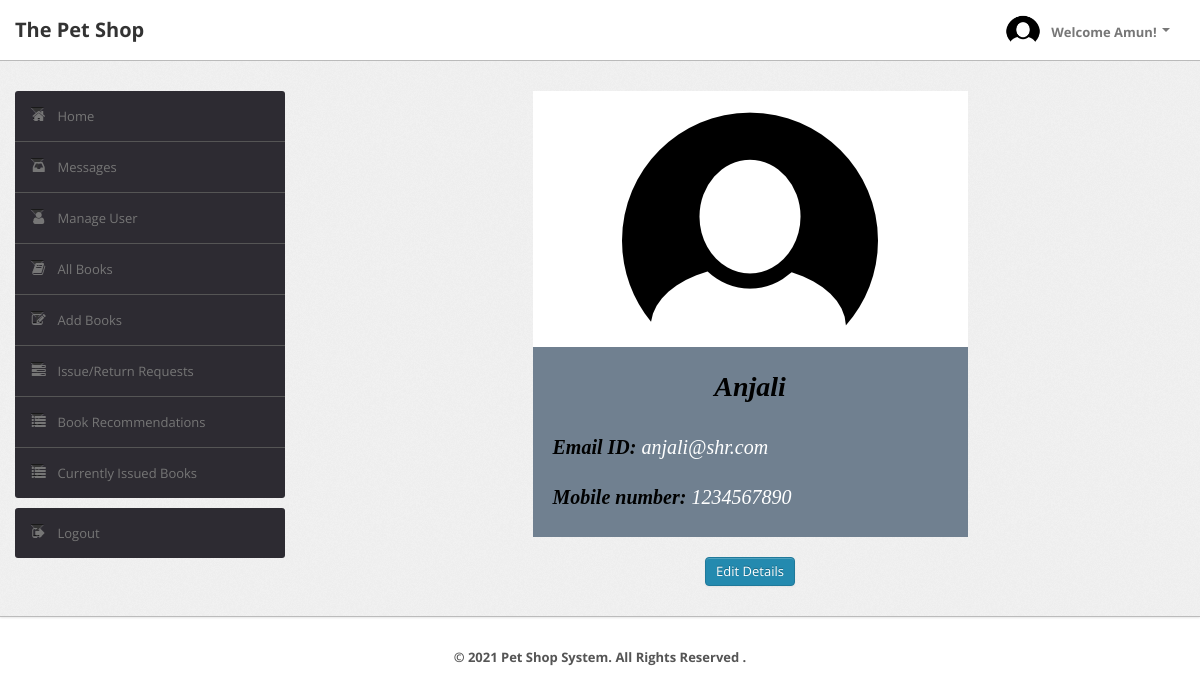
/admin/index.php?aid=u1 (signed in), run on the app's committed database.
### tables this page shows
CREATE TABLE `user` (`UserId` varchar(50) NOT NULL, `Name` varchar(50) DEFAULT NULL, `Type` varchar(50) DEFAULT NULL, `EmailId` varchar(50) DEFAULT NULL, `MobNo` bigint(11) DEFAULT NULL, `Password` varchar(50) DEFAULT NULL, PRIMARY KEY (`UserId`), UNIQUE KEY `EmailId` (`EmailId`));

### admin/index.php (the view, shortened to what this page needs)
<?php
    require('dbconn.php');
?>
<?php
    if ($_SESSION['UserId']) {
        $userId=$_GET['aid'];
        $sql="SELECT Name from LMS.user WHERE UserId='$userId'";
        $result=mysqli_query($conn, $sql);
        $row=mysqli_fetch_row($result);
?>
<!DOCTYPE html>
<html lang="en">
    <head>
        <link type="text/css" href="bootstrap/css/bootstrap.min.css" rel="stylesheet">
        <link type="text/css" href="bootstrap/css/bootstrap-responsive.min.css" rel="stylesheet">
        <link type="text/css" href="css/theme.css" rel="stylesheet">
        <link type="text/css" href="images/icons/css/font-awesome.css" rel="stylesheet">
    </head>
    <body>
        <div class="navbar navbar-fixed-top">
            <div class="navbar-inner">
                <div class="container">
                        <a class="brand" href="index.php">The Pet Shop </a>
                    <div class="nav-collapse collapse navbar-inverse-collapse">
                        <ul class="nav pull-right">
                            <li class="nav-user dropdown"><a href="#" class="dropdown-toggle" data-toggle="dropdown">
                                <img src="images/profile.png" class="nav-avatar" />&nbsp; Welcome <?=$row[0];?>!
                                <b class="caret"></b></a>
                            </li>
                        </ul>
                    </div>
                </div>
            </div>
        </div>
        <div class="wrapper">
            <div class="container">
                <div class="row">
                    <div class="span3">
                        <div class="sidebar">
                            <ul class="widget widget-menu unstyled">
                                <li class="active"><a href="index.php?aid=<?=$userId?>"><i class="menu-icon icon-home"></i>Home
                                </a></li>
                                <li><a href="message.php?aid=<?=$userId?>"><i class="menu-icon icon-inbox"></i>Messages</a>
                                </li>
                                <li><a href="user.php?aid=<?=$userId?>"><i class="menu-icon icon-user"></i>Manage User </a>
                                </li>
                                <li><a href="book.php?aid=<?=$userId?>"><i class="menu-icon icon-book"></i>All Books </a></li>
                                <li><a href="addbook.php?aid=<?=$userId?>"><i class="menu-icon icon-edit"></i>Add Books </a></li>
                                <li><a href="requests.php?aid=<?=$userId?>"><i class="menu-icon icon-tasks"></i>Issue/Return Requests </a></li>
                                <li><a href="recommendations.php?aid=<?=$userId?>"><i class="menu-icon icon-list"></i>Book Recommendations </a></li>
                                <li><a href="current.php?aid=<?=$userId?>"><i class="menu-icon icon-list"></i>Currently Issued Books </a></li>
                            </ul>
                            <ul class="widget widget-menu unstyled">
                                <li><a href="logout.php"><i class="menu-icon icon-signout"></i>Logout </a></li>
                            </ul>
                        </div>
                    </div>
                    <div class="span9">
                        <center>
                            <div class="card" style="width: 50%;">
                                <img class="card-img-top" src="images/profile2.png" alt="Card image cap">
                                <div class="card-body">
                                <?php
                                $userId = $_SESSION['UserId'];
                                $sql="select * from LMS.user where UserId='$userId'";
                                $result=$conn->query($sql);
                                $row=$result->fetch_assoc();
                                $name=$row['Name'];
                                $email=$row['EmailId'];
                                $mobno=$row['MobNo'];
                                ?>
                                    <i>
                                    <h1 class="card-title"><center><?php echo $name ?></center></h1>
                                    <br>
                                    <p><b>Email ID: </b><?php echo $email ?></p>
                                    <br>
                                    <p><b>Mobile number: </b><?php echo $mobno ?></p>
                                </i>
                                </div>
                            </div>
                        <br>
                        <a href="profile.php?aid=<?=$userId?>" class="btn btn-primary">Edit Details</a>
                        </center>
                    </div>
                </div>
            </div>
        </div>
<div class="footer">
            <div class="container">
                <center><b class="copyright">&copy;  2021 Pet Shop System. All Rights Reserved .</center>
            </div>
        </div>
    </body>
</html>
<?php
    }
    else {
        echo "<script type='text/javascript'>alert('Access Denied!!!')</script>";
    }
?>

### admin/css/theme.css (style rules this page uses)
body { font-size: 13px; font-family: 'Open Sans', Arial, sans-serif; background: #fff; color: #777 }
h1, h2, h3, h4, h5, h6 { color: #333; margin-top: 0 }
h1 { font-size: 28px }
strong, b { color: #555 }
.wrapper { background: url(../images/bg.png) #eee; border-bottom: 1px solid #bbb; -webkit-box-shadow: 0 1px 2px rgba(0,0,0,0.1); -moz-box-shadow: 0 1px 2px rgba(0,0,0,0.1); box-shadow: 0 1px 2px rgba(0,0,0,0.1); padding: 30px 0 }
.footer { color: #999; padding: 30px 0 60px }
body [class^="icon-"], body [class*=" icon-"] { font-size: 14px; line-height: 20px; height: 20px }
.navbar { position: static!important; margin: 0!important }
.navbar .navbar-inner { background: #fff; border-bottom: 1px solid #bbb; -webkit-box-shadow: 0 1px 2px rgba(0,0,0,0.15); -moz-box-shadow: 0 1px 2px rgba(0,0,0,0.15); box-shadow: 0 1px 2px rgba(0,0,0,0.15) }
.navbar .brand { color: #333; font-weight: bold; font-size: 20px; margin-right: 20px; padding: 20px }
.navbar .nav>li>a { padding: 20px 15px; font-weight: bold; color: #777 }
.nav-user>a { height: 20px }
.nav-avatar { width: 34px; height: 34px; margin: -7px 5px 0 0; -webkit-border-radius: 50%; -moz-border-radius: 50%; border-radius: 50% }
.btn, .btn-box { -webkit-border-radius: 3px; -moz-border-radius: 3px; border-radius: 3px }
.btn { font-size: 13px; font-weight: 600 }
.btn { display: inline-block; margin-bottom: 0; font-weight: 400; text-align: center; vertical-align: middle; cursor: pointer; background-image: none; border: 1px solid transparent; white-space: nowrap; padding: 4px 10px; font-size: 13px; line-height: 1.42857; border-radius: 4px; -webkit-user-select: none; -moz-user-select: none; -ms-user-select: none; user-select: none }
.btn-primary { color: #fff; background-color: #248aaf; border-color: #20799a }
.widget-menu { background: #fff; -webkit-border-radius: 3px; -moz-border-radius: 3px; border-radius: 3px; overflow: hidden }
.widget-menu a { color: #555; display: block; line-height: 20px; padding: 15px; text-decoration: none!important }
.widget-menu .menu-icon { margin-right: 10px; color: #767676; -webkit-transition: all .2s ease-in-out; -moz-transition: all .2s ease-in-out; transition: all .2s ease-in-out; }
.widget-menu>li+li { border-top: 1px solid #555 }
.widget-menu>li>a { background-color: #2d2b32; color: #767676; -webkit-transition: all .2s ease-in-out; -moz-transition: all .2s ease-in-out; transition: all .2s ease-in-out; }
.card { border: 2px; font-family: "Times New Roman", Times, serif; background: rgb(255, 255, 255); }
.card-body { padding: 20px; background: rgb(112, 128, 144); text-align: left; color: rgb(255, 255, 255); }
.card-body p { font-size: 20px; }
.card-body h1 { color: rgb(0, 0, 0); }
.card-body b { color: rgb(0, 0 , 0); }

### data on the page
user: Name "Amun"
user: Name "Anjali", EmailId "anjali@shr.com", MobNo "1234567890"
